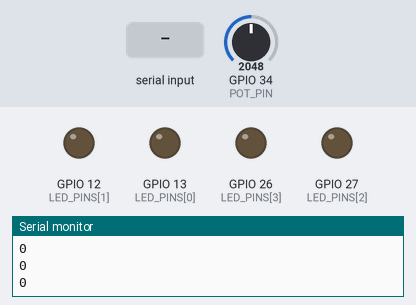
Recording of a sketch running on a simulated ESP32. Shown: output pins drawn as LEDs (lit = HIGH), the last lines printed to the serial monitor. The test bench sets the inputs (shaded band); at power-on: GPIO 34 (POT_PIN) = 2048.

Above: at 1.2 s.
1.3 s: "90,45\n" received over Serial
At 2.3 s:
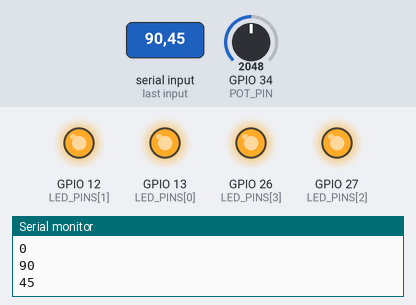
2.8 s: "30,150\n" received over Serial
At 4.0 s:
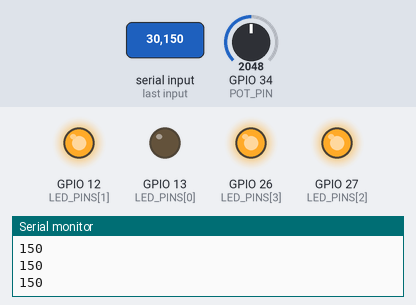
4.3 s: "5\n" received over Serial
At 5.0 s:
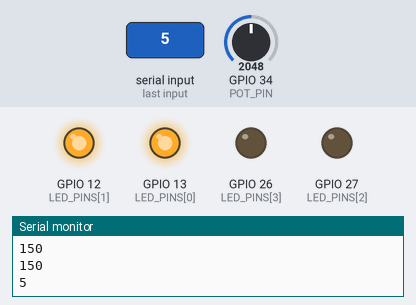
5.8 s: GPIO 34 (POT_PIN) set to 2384
7.3 s: GPIO 34 (POT_PIN) set to 2519
At 7.8 s:
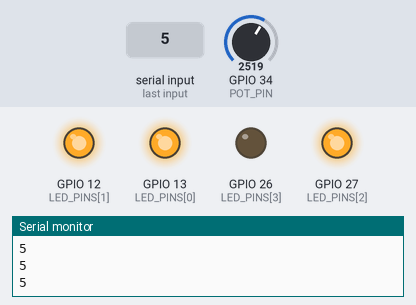
8.8 s: GPIO 34 (POT_PIN) set to 1228
At 9.2 s:
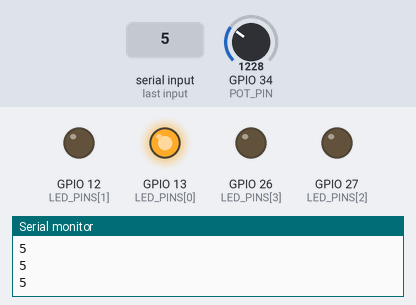
Timing chart, 0 to 11.3 s (numbered marks = the images above; inputs shaded):
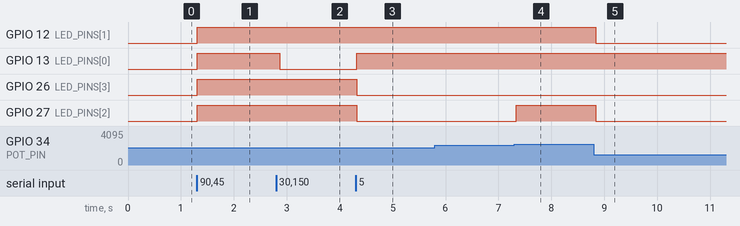

The sketch:

Bar_Led.ino
```cpp
#define LED_NUMBER 4
int LED_PINS[LED_NUMBER] = {13, 12, 27, 26};
int POT_PIN = 34;
int NUMBER_OF_LEDS;

void setup() {
  Serial.begin(115200);
  Serial.println("Please put number of leds you want to turn on : ");
  for (int i = 0; i < LED_NUMBER; i++) {
    pinMode(LED_PINS[i], OUTPUT);
  }
}

void loop() {
  int pot_value = analogRead(POT_PIN); // Read the potentiometer value
  if (Serial.available() > 0) {
    int parsed_value = Serial.parseInt();
    if (parsed_value > 0) {
      NUMBER_OF_LEDS = parsed_value;
    }
  }
  int num_leds_on = map(pot_value, 0, 4095, 0, NUMBER_OF_LEDS); // Map the potentiometer value to a range of 0 to 8
  Serial.println(NUMBER_OF_LEDS);
  for (int i = 0; i < NUMBER_OF_LEDS; i++) {
    if (i < num_leds_on) {
      digitalWrite(LED_PINS[i], HIGH); // Turn on the LED if it should be on
    } else {
      digitalWrite(LED_PINS[i], LOW); // Turn off the LED if it should be off
    }
  }

  delay(50); // Add a short delay to reduce flicker
}
```

Measured:
- the behaviour switches between 2456 and 2457 on GPIO 34 (POT_PIN) (found by bisection; images 3 and 4)
- after the input at 1.3 s, GPIO 12 (LED_PINS[1]), GPIO 13 (LED_PINS[0]), GPIO 26 (LED_PINS[3]), GPIO 27 (LED_PINS[2]): LOW → HIGH at once
- after the input at 2.8 s, GPIO 13 (LED_PINS[0]): HIGH → LOW after 0.06 s
- after the input at 4.3 s, GPIO 13 (LED_PINS[0]): LOW → HIGH at once; GPIO 26 (LED_PINS[3]), GPIO 27 (LED_PINS[2]): HIGH → LOW at once
- after the input at 7.3 s, GPIO 27 (LED_PINS[2]): LOW → HIGH at once
- after the input at 8.8 s, GPIO 12 (LED_PINS[1]), GPIO 27 (LED_PINS[2]): HIGH → LOW at once
